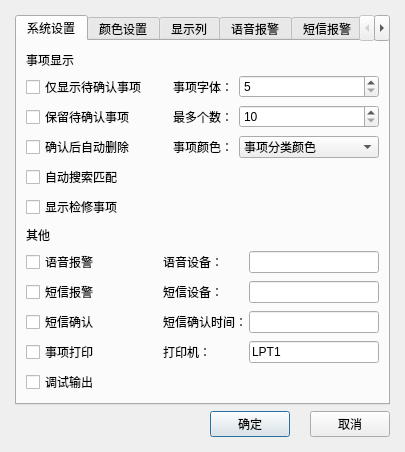
<?xml version="1.0" encoding="UTF-8"?>
<ui version="4.0">
 <class>QEventSysSetBase</class>
 <widget class="QDialog" name="QEventSysSetBase">
  <property name="geometry">
   <rect>
    <x>0</x>
    <y>0</y>
    <width>405</width>
    <height>434</height>
   </rect>
  </property>
  <property name="windowTitle">
   <string>系统设置</string>
  </property>
  <layout class="QGridLayout" name="gridLayout_4">
   <property name="horizontalSpacing">
    <number>0</number>
   </property>
   <property name="verticalSpacing">
    <number>6</number>
   </property>
   <property name="margin">
    <number>15</number>
   </property>
   <item row="1" column="0">
    <spacer name="horizontalSpacer">
     <property name="orientation">
      <enum>Qt::Horizontal</enum>
     </property>
     <property name="sizeHint" stdset="0">
      <size>
       <width>51</width>
       <height>20</height>
      </size>
     </property>
    </spacer>
   </item>
   <item row="0" column="0" colspan="8">
    <widget class="QTabWidget" name="tabWidget">
     <property name="toolTip">
      <string/>
     </property>
     <property name="layoutDirection">
      <enum>Qt::LeftToRight</enum>
     </property>
     <property name="currentIndex">
      <number>0</number>
     </property>
     <property name="elideMode">
      <enum>Qt::ElideNone</enum>
     </property>
     <widget class="QWidget" name="Widget8">
      <attribute name="title">
       <string>系统设置</string>
      </attribute>
      <layout class="QVBoxLayout" name="verticalLayout">
       <item>
        <widget class="QLabel" name="label1">
         <property name="text">
          <string>事项显示</string>
         </property>
        </widget>
       </item>
       <item>
        <layout class="QHBoxLayout" name="horizontalLayout">
         <item>
          <widget class="QCheckBox" name="m_waitforConfirmChkBox">
           <property name="text">
            <string>仅显示待确认事项</string>
           </property>
          </widget>
         </item>
         <item>
          <widget class="QLabel" name="textLabel5">
           <property name="sizePolicy">
            <sizepolicy hsizetype="Fixed" vsizetype="Preferred">
             <horstretch>0</horstretch>
             <verstretch>0</verstretch>
            </sizepolicy>
           </property>
           <property name="text">
            <string>事项字体：</string>
           </property>
           <property name="wordWrap">
            <bool>false</bool>
           </property>
          </widget>
         </item>
         <item>
          <widget class="QSpinBox" name="m_eventFontSpinBox">
           <property name="minimum">
            <number>5</number>
           </property>
          </widget>
         </item>
        </layout>
       </item>
       <item>
        <layout class="QHBoxLayout" name="horizontalLayout_2">
         <item>
          <widget class="QCheckBox" name="m_keepUnConfirmedEventChkBox">
           <property name="text">
            <string>保留待确认事项</string>
           </property>
          </widget>
         </item>
         <item>
          <widget class="QLabel" name="textLabel1_2">
           <property name="sizePolicy">
            <sizepolicy hsizetype="Fixed" vsizetype="Preferred">
             <horstretch>0</horstretch>
             <verstretch>0</verstretch>
            </sizepolicy>
           </property>
           <property name="text">
            <string>最多个数：</string>
           </property>
           <property name="wordWrap">
            <bool>false</bool>
           </property>
          </widget>
         </item>
         <item>
          <widget class="QSpinBox" name="m_eventNumSpinBox">
           <property name="minimum">
            <number>10</number>
           </property>
           <property name="maximum">
            <number>10000</number>
           </property>
           <property name="singleStep">
            <number>10</number>
           </property>
           <property name="value">
            <number>10</number>
           </property>
          </widget>
         </item>
        </layout>
       </item>
       <item>
        <layout class="QHBoxLayout" name="horizontalLayout_3">
         <item>
          <widget class="QCheckBox" name="m_AutoConfirmDelChkBox">
           <property name="text">
            <string>确认后自动删除</string>
           </property>
           <property name="checked">
            <bool>false</bool>
           </property>
          </widget>
         </item>
         <item>
          <widget class="QLabel" name="textLabel4">
           <property name="sizePolicy">
            <sizepolicy hsizetype="Fixed" vsizetype="Preferred">
             <horstretch>0</horstretch>
             <verstretch>0</verstretch>
            </sizepolicy>
           </property>
           <property name="text">
            <string>事项颜色：</string>
           </property>
           <property name="wordWrap">
            <bool>false</bool>
           </property>
          </widget>
         </item>
         <item>
          <widget class="QComboBox" name="m_eventColorCB1">
           <item>
            <property name="text">
             <string>事项分类颜色</string>
            </property>
           </item>
           <item>
            <property name="text">
             <string>事项类型颜色</string>
            </property>
           </item>
           <item>
            <property name="text">
             <string>事项厂站颜色</string>
            </property>
           </item>
           <item>
            <property name="text">
             <string>事项级别颜色</string>
            </property>
           </item>
          </widget>
         </item>
        </layout>
       </item>
       <item>
        <layout class="QHBoxLayout" name="horizontalLayout_9">
         <item>
          <widget class="QCheckBox" name="m_chkNeedMatch">
           <property name="text">
            <string>自动搜索匹配</string>
           </property>
          </widget>
         </item>
         <item>
          <spacer name="horizontalSpacer_3">
           <property name="orientation">
            <enum>Qt::Horizontal</enum>
           </property>
           <property name="sizeHint" stdset="0">
            <size>
             <width>40</width>
             <height>20</height>
            </size>
           </property>
          </spacer>
         </item>
        </layout>
       </item>
       <item>
        <layout class="QHBoxLayout" name="horizontalLayout_8">
         <item>
          <widget class="QCheckBox" name="m_showJXEvent">
           <property name="text">
            <string>显示检修事项</string>
           </property>
          </widget>
         </item>
         <item>
          <spacer name="horizontalSpacer_5">
           <property name="orientation">
            <enum>Qt::Horizontal</enum>
           </property>
           <property name="sizeHint" stdset="0">
            <size>
             <width>40</width>
             <height>20</height>
            </size>
           </property>
          </spacer>
         </item>
        </layout>
       </item>
       <item>
        <widget class="QLabel" name="label2">
         <property name="text">
          <string>其他</string>
         </property>
        </widget>
       </item>
       <item>
        <layout class="QHBoxLayout" name="horizontalLayout_4">
         <property name="spacing">
          <number>6</number>
         </property>
         <item>
          <widget class="QCheckBox" name="m_eventToneChkBox">
           <property name="sizePolicy">
            <sizepolicy hsizetype="Minimum" vsizetype="Fixed">
             <horstretch>0</horstretch>
             <verstretch>0</verstretch>
            </sizepolicy>
           </property>
           <property name="text">
            <string>语音报警</string>
           </property>
          </widget>
         </item>
         <item>
          <widget class="QLabel" name="textLabel3_3_2_2">
           <property name="sizePolicy">
            <sizepolicy hsizetype="Fixed" vsizetype="Preferred">
             <horstretch>0</horstretch>
             <verstretch>0</verstretch>
            </sizepolicy>
           </property>
           <property name="minimumSize">
            <size>
             <width>80</width>
             <height>0</height>
            </size>
           </property>
           <property name="maximumSize">
            <size>
             <width>80</width>
             <height>16777215</height>
            </size>
           </property>
           <property name="text">
            <string>语音设备：</string>
           </property>
           <property name="wordWrap">
            <bool>false</bool>
           </property>
          </widget>
         </item>
         <item>
          <widget class="QLineEdit" name="m_toneDev">
           <property name="sizePolicy">
            <sizepolicy hsizetype="Preferred" vsizetype="Fixed">
             <horstretch>0</horstretch>
             <verstretch>0</verstretch>
            </sizepolicy>
           </property>
           <property name="text">
            <string/>
           </property>
          </widget>
         </item>
        </layout>
       </item>
       <item>
        <layout class="QHBoxLayout" name="horizontalLayout_5">
         <item>
          <widget class="QCheckBox" name="m_msgChkBox">
           <property name="sizePolicy">
            <sizepolicy hsizetype="Minimum" vsizetype="Fixed">
             <horstretch>0</horstretch>
             <verstretch>0</verstretch>
            </sizepolicy>
           </property>
           <property name="text">
            <string>短信报警</string>
           </property>
          </widget>
         </item>
         <item>
          <widget class="QLabel" name="textLabel3_3_2">
           <property name="sizePolicy">
            <sizepolicy hsizetype="Fixed" vsizetype="Preferred">
             <horstretch>0</horstretch>
             <verstretch>0</verstretch>
            </sizepolicy>
           </property>
           <property name="minimumSize">
            <size>
             <width>80</width>
             <height>0</height>
            </size>
           </property>
           <property name="maximumSize">
            <size>
             <width>80</width>
             <height>16777215</height>
            </size>
           </property>
           <property name="text">
            <string>短信设备：</string>
           </property>
           <property name="wordWrap">
            <bool>false</bool>
           </property>
          </widget>
         </item>
         <item>
          <widget class="QLineEdit" name="m_serial_no">
           <property name="sizePolicy">
            <sizepolicy hsizetype="Preferred" vsizetype="Fixed">
             <horstretch>0</horstretch>
             <verstretch>0</verstretch>
            </sizepolicy>
           </property>
           <property name="text">
            <string/>
           </property>
          </widget>
         </item>
        </layout>
       </item>
       <item>
        <layout class="QHBoxLayout" name="horizontalLayout_6">
         <item>
          <widget class="QCheckBox" name="m_rcvmsgChkBox">
           <property name="sizePolicy">
            <sizepolicy hsizetype="Minimum" vsizetype="Fixed">
             <horstretch>0</horstretch>
             <verstretch>0</verstretch>
            </sizepolicy>
           </property>
           <property name="text">
            <string>短信确认</string>
           </property>
          </widget>
         </item>
         <item>
          <widget class="QLabel" name="textLabel3_3_2_3">
           <property name="sizePolicy">
            <sizepolicy hsizetype="Fixed" vsizetype="Preferred">
             <horstretch>0</horstretch>
             <verstretch>0</verstretch>
            </sizepolicy>
           </property>
           <property name="minimumSize">
            <size>
             <width>80</width>
             <height>0</height>
            </size>
           </property>
           <property name="maximumSize">
            <size>
             <width>80</width>
             <height>16777215</height>
            </size>
           </property>
           <property name="text">
            <string>短信确认时间：</string>
           </property>
           <property name="wordWrap">
            <bool>false</bool>
           </property>
          </widget>
         </item>
         <item>
          <widget class="QLineEdit" name="m_rcvmsgTime">
           <property name="sizePolicy">
            <sizepolicy hsizetype="Preferred" vsizetype="Fixed">
             <horstretch>0</horstretch>
             <verstretch>0</verstretch>
            </sizepolicy>
           </property>
           <property name="text">
            <string/>
           </property>
          </widget>
         </item>
        </layout>
       </item>
       <item>
        <layout class="QHBoxLayout" name="horizontalLayout_7">
         <item>
          <widget class="QCheckBox" name="m_eventPrintChkBox">
           <property name="sizePolicy">
            <sizepolicy hsizetype="Minimum" vsizetype="Fixed">
             <horstretch>0</horstretch>
             <verstretch>0</verstretch>
            </sizepolicy>
           </property>
           <property name="text">
            <string>事项打印</string>
           </property>
          </widget>
         </item>
         <item>
          <widget class="QLabel" name="textLabel1">
           <property name="sizePolicy">
            <sizepolicy hsizetype="Fixed" vsizetype="Preferred">
             <horstretch>0</horstretch>
             <verstretch>0</verstretch>
            </sizepolicy>
           </property>
           <property name="minimumSize">
            <size>
             <width>80</width>
             <height>0</height>
            </size>
           </property>
           <property name="maximumSize">
            <size>
             <width>80</width>
             <height>16777215</height>
            </size>
           </property>
           <property name="text">
            <string>打印机：</string>
           </property>
           <property name="alignment">
            <set>Qt::AlignLeading|Qt::AlignLeft|Qt::AlignVCenter</set>
           </property>
           <property name="wordWrap">
            <bool>false</bool>
           </property>
          </widget>
         </item>
         <item>
          <widget class="QLineEdit" name="m_printer">
           <property name="sizePolicy">
            <sizepolicy hsizetype="Preferred" vsizetype="Fixed">
             <horstretch>0</horstretch>
             <verstretch>0</verstretch>
            </sizepolicy>
           </property>
           <property name="toolTip">
            <string>LPT1-n,\\server\share_printer</string>
           </property>
           <property name="text">
            <string>LPT1</string>
           </property>
          </widget>
         </item>
        </layout>
       </item>
       <item>
        <layout class="QHBoxLayout" name="horizontalLayout_10">
         <item>
          <widget class="QCheckBox" name="m_dbgChkBox">
           <property name="sizePolicy">
            <sizepolicy hsizetype="Minimum" vsizetype="Fixed">
             <horstretch>0</horstretch>
             <verstretch>0</verstretch>
            </sizepolicy>
           </property>
           <property name="text">
            <string>调试输出</string>
           </property>
          </widget>
         </item>
         <item>
          <spacer name="horizontalSpacer_6">
           <property name="orientation">
            <enum>Qt::Horizontal</enum>
           </property>
           <property name="sizeHint" stdset="0">
            <size>
             <width>40</width>
             <height>20</height>
            </size>
           </property>
          </spacer>
         </item>
        </layout>
       </item>
      </layout>
     </widget>
     <widget class="QWidget" name="Widget9">
      <attribute name="title">
       <string>颜色设置</string>
      </attribute>
      <layout class="QGridLayout" name="gridLayout_7">
       <property name="leftMargin">
        <number>0</number>
       </property>
       <property name="rightMargin">
        <number>0</number>
       </property>
       <property name="bottomMargin">
        <number>9</number>
       </property>
       <item row="0" column="0">
        <widget class="QComboBox" name="m_eventColorCB2">
         <item>
          <property name="text">
           <string>事项分类颜色</string>
          </property>
         </item>
         <item>
          <property name="text">
           <string>事项类型颜色</string>
          </property>
         </item>
         <item>
          <property name="text">
           <string>事项厂站颜色</string>
          </property>
         </item>
         <item>
          <property name="text">
           <string>事项级别颜色</string>
          </property>
         </item>
        </widget>
       </item>
       <item row="1" column="0">
        <widget class="QListWidget" name="m_colorList"/>
       </item>
      </layout>
     </widget>
     <widget class="QWidget" name="TabPage">
      <attribute name="title">
       <string>显示列</string>
      </attribute>
      <layout class="QGridLayout" name="gridLayout_8">
       <property name="leftMargin">
        <number>0</number>
       </property>
       <property name="rightMargin">
        <number>0</number>
       </property>
       <property name="bottomMargin">
        <number>9</number>
       </property>
       <property name="horizontalSpacing">
        <number>9</number>
       </property>
       <property name="verticalSpacing">
        <number>6</number>
       </property>
       <item row="0" column="0" rowspan="5">
        <widget class="QTreeWidget" name="m_colList">
         <column>
          <property name="text">
           <string>列名称</string>
          </property>
         </column>
        </widget>
       </item>
       <item row="1" column="1">
        <widget class="QPushButton" name="m_colUpBtn">
         <property name="sizePolicy">
          <sizepolicy hsizetype="Fixed" vsizetype="Fixed">
           <horstretch>0</horstretch>
           <verstretch>0</verstretch>
          </sizepolicy>
         </property>
         <property name="text">
          <string>向上</string>
         </property>
        </widget>
       </item>
       <item row="2" column="1">
        <spacer name="verticalSpacer_2">
         <property name="orientation">
          <enum>Qt::Vertical</enum>
         </property>
         <property name="sizeType">
          <enum>QSizePolicy::Fixed</enum>
         </property>
         <property name="sizeHint" stdset="0">
          <size>
           <width>20</width>
           <height>5</height>
          </size>
         </property>
        </spacer>
       </item>
       <item row="3" column="1">
        <widget class="QPushButton" name="m_colDownBtn">
         <property name="sizePolicy">
          <sizepolicy hsizetype="Fixed" vsizetype="Fixed">
           <horstretch>0</horstretch>
           <verstretch>0</verstretch>
          </sizepolicy>
         </property>
         <property name="text">
          <string>向下</string>
         </property>
        </widget>
       </item>
       <item row="4" column="1">
        <spacer name="verticalSpacer_3">
         <property name="orientation">
          <enum>Qt::Vertical</enum>
         </property>
         <property name="sizeType">
          <enum>QSizePolicy::Fixed</enum>
         </property>
         <property name="sizeHint" stdset="0">
          <size>
           <width>20</width>
           <height>10</height>
          </size>
         </property>
        </spacer>
       </item>
       <item row="0" column="1">
        <spacer name="verticalSpacer">
         <property name="orientation">
          <enum>Qt::Vertical</enum>
         </property>
         <property name="sizeHint" stdset="0">
          <size>
           <width>20</width>
           <height>83</height>
          </size>
         </property>
        </spacer>
       </item>
      </layout>
     </widget>
     <widget class="QWidget" name="TabPage_2">
      <attribute name="title">
       <string>语音报警</string>
      </attribute>
      <layout class="QGridLayout" name="gridLayout_9">
       <property name="leftMargin">
        <number>0</number>
       </property>
       <property name="rightMargin">
        <number>0</number>
       </property>
       <property name="bottomMargin">
        <number>9</number>
       </property>
       <item row="0" column="0">
        <widget class="QTableWidget" name="m_soundTable">
         <column>
          <property name="text">
           <string>报警次数</string>
          </property>
         </column>
        </widget>
       </item>
      </layout>
     </widget>
     <widget class="QWidget" name="TabPage_3">
      <attribute name="title">
       <string>短信报警</string>
      </attribute>
      <layout class="QGridLayout" name="gridLayout_10">
       <property name="leftMargin">
        <number>0</number>
       </property>
       <property name="rightMargin">
        <number>0</number>
       </property>
       <property name="bottomMargin">
        <number>9</number>
       </property>
       <item row="0" column="0">
        <widget class="QTableWidget" name="m_phoneNoTable">
         <column>
          <property name="text">
           <string>手机号码</string>
          </property>
         </column>
         <column>
          <property name="text">
           <string>详细配置</string>
          </property>
         </column>
        </widget>
       </item>
      </layout>
     </widget>
     <widget class="QWidget" name="m_reportTab">
      <attribute name="title">
       <string>报表打印</string>
      </attribute>
      <layout class="QVBoxLayout" name="verticalLayout_2">
       <property name="leftMargin">
        <number>0</number>
       </property>
       <property name="rightMargin">
        <number>0</number>
       </property>
       <item>
        <widget class="QTreeWidget" name="m_reportTree">
         <attribute name="headerDefaultSectionSize">
          <number>80</number>
         </attribute>
         <column>
          <property name="text">
           <string>厂站名称</string>
          </property>
         </column>
         <column>
          <property name="text">
           <string>类型号</string>
          </property>
         </column>
         <column>
          <property name="text">
           <string>报表目录</string>
          </property>
         </column>
        </widget>
       </item>
       <item>
        <layout class="QHBoxLayout" name="horizontalLayout_11">
         <item>
          <spacer name="horizontalSpacer_4">
           <property name="orientation">
            <enum>Qt::Horizontal</enum>
           </property>
           <property name="sizeHint" stdset="0">
            <size>
             <width>40</width>
             <height>20</height>
            </size>
           </property>
          </spacer>
         </item>
         <item>
          <widget class="QPushButton" name="m_reportFileBtn">
           <property name="text">
            <string>选择报表</string>
           </property>
          </widget>
         </item>
         <item>
          <widget class="QCheckBox" name="m_isReport">
           <property name="text">
            <string>报表打印</string>
           </property>
          </widget>
         </item>
         <item>
          <widget class="QRadioButton" name="m_hBtn">
           <property name="text">
            <string>横向打印</string>
           </property>
           <property name="checked">
            <bool>true</bool>
           </property>
          </widget>
         </item>
         <item>
          <widget class="QRadioButton" name="m_vBtn">
           <property name="text">
            <string>纵向打印</string>
           </property>
          </widget>
         </item>
        </layout>
       </item>
      </layout>
     </widget>
    </widget>
   </item>
   <item row="1" column="3">
    <widget class="QPushButton" name="buttonCancel">
     <property name="text">
      <string>取消</string>
     </property>
     <property name="shortcut">
      <string/>
     </property>
     <property name="autoDefault">
      <bool>true</bool>
     </property>
    </widget>
   </item>
   <item row="1" column="1">
    <widget class="QPushButton" name="buttonOk">
     <property name="text">
      <string>确定</string>
     </property>
     <property name="shortcut">
      <string/>
     </property>
     <property name="autoDefault">
      <bool>true</bool>
     </property>
     <property name="default">
      <bool>true</bool>
     </property>
    </widget>
   </item>
   <item row="1" column="2">
    <spacer name="horizontalSpacer_2">
     <property name="orientation">
      <enum>Qt::Horizontal</enum>
     </property>
     <property name="sizeType">
      <enum>QSizePolicy::Fixed</enum>
     </property>
     <property name="sizeHint" stdset="0">
      <size>
       <width>20</width>
       <height>20</height>
      </size>
     </property>
    </spacer>
   </item>
  </layout>
 </widget>
 <resources/>
 <connections/>
</ui>
